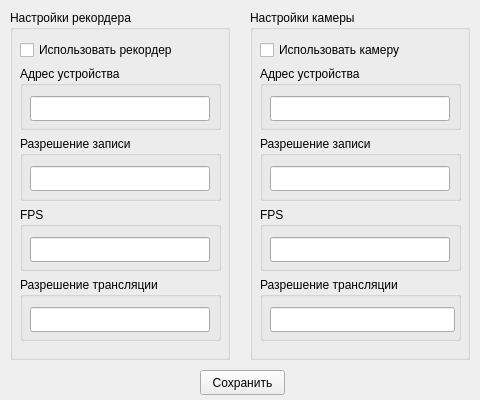
<?xml version="1.0" encoding="UTF-8"?>
<ui version="4.0">
 <class>SettingsWidget</class>
 <widget class="QWidget" name="SettingsWidget">
  <property name="geometry">
   <rect>
    <x>0</x>
    <y>0</y>
    <width>480</width>
    <height>400</height>
   </rect>
  </property>
  <property name="windowTitle">
   <string>Настройки</string>
  </property>
  <widget class="QPushButton" name="save_pushButton">
   <property name="geometry">
    <rect>
     <x>200</x>
     <y>370</y>
     <width>85</width>
     <height>25</height>
    </rect>
   </property>
   <property name="text">
    <string>Сохранить</string>
   </property>
  </widget>
  <widget class="QGroupBox" name="VCap_groupBox">
   <property name="geometry">
    <rect>
     <x>10</x>
     <y>10</y>
     <width>220</width>
     <height>350</height>
    </rect>
   </property>
   <property name="title">
    <string>Настройки рекордера</string>
   </property>
   <widget class="QWidget" name="verticalLayoutWidget">
    <property name="geometry">
     <rect>
      <x>10</x>
      <y>30</y>
      <width>201</width>
      <height>301</height>
     </rect>
    </property>
    <layout class="QVBoxLayout" name="verticalLayout">
     <item>
      <widget class="QCheckBox" name="VCap_use_checkBox">
       <property name="text">
        <string>Использовать рекордер</string>
       </property>
      </widget>
     </item>
     <item>
      <widget class="QGroupBox" name="VCap_address_groupBox">
       <property name="title">
        <string>Адрес устройства</string>
       </property>
       <widget class="QLineEdit" name="VCap_address_lineEdit">
        <property name="geometry">
         <rect>
          <x>10</x>
          <y>30</y>
          <width>180</width>
          <height>25</height>
         </rect>
        </property>
       </widget>
      </widget>
     </item>
     <item>
      <widget class="QGroupBox" name="VCap_record_resolution_groupBox">
       <property name="title">
        <string>Разрешение записи</string>
       </property>
       <widget class="QLineEdit" name="VCap_record_resolution_lineEdit">
        <property name="geometry">
         <rect>
          <x>10</x>
          <y>30</y>
          <width>180</width>
          <height>25</height>
         </rect>
        </property>
       </widget>
      </widget>
     </item>
     <item>
      <widget class="QGroupBox" name="VCap_FPS_groupBox">
       <property name="title">
        <string>FPS</string>
       </property>
       <widget class="QLineEdit" name="VCap_FPS_lineEdit">
        <property name="geometry">
         <rect>
          <x>10</x>
          <y>30</y>
          <width>180</width>
          <height>25</height>
         </rect>
        </property>
       </widget>
      </widget>
     </item>
     <item>
      <widget class="QGroupBox" name="VCap_stream_resolution_groupBox">
       <property name="title">
        <string>Разрешение трансляции</string>
       </property>
       <widget class="QLineEdit" name="VCap_stream_resolution_lineEdit">
        <property name="geometry">
         <rect>
          <x>10</x>
          <y>30</y>
          <width>180</width>
          <height>25</height>
         </rect>
        </property>
       </widget>
      </widget>
     </item>
    </layout>
   </widget>
  </widget>
  <widget class="QGroupBox" name="Camera_groupBox">
   <property name="geometry">
    <rect>
     <x>250</x>
     <y>10</y>
     <width>220</width>
     <height>350</height>
    </rect>
   </property>
   <property name="title">
    <string>Настройки камеры</string>
   </property>
   <widget class="QWidget" name="verticalLayoutWidget_2">
    <property name="geometry">
     <rect>
      <x>10</x>
      <y>30</y>
      <width>201</width>
      <height>301</height>
     </rect>
    </property>
    <layout class="QVBoxLayout" name="verticalLayout_2">
     <property name="leftMargin">
      <number>0</number>
     </property>
     <item>
      <widget class="QCheckBox" name="Camera_use_checkBox">
       <property name="text">
        <string>Использовать камеру</string>
       </property>
      </widget>
     </item>
     <item>
      <widget class="QGroupBox" name="Camera_address_groupBox">
       <property name="title">
        <string>Адрес устройства</string>
       </property>
       <widget class="QLineEdit" name="Camera_address_lineEdit">
        <property name="geometry">
         <rect>
          <x>10</x>
          <y>30</y>
          <width>180</width>
          <height>25</height>
         </rect>
        </property>
       </widget>
      </widget>
     </item>
     <item>
      <widget class="QGroupBox" name="Camera_record_resolution_groupBox">
       <property name="title">
        <string>Разрешение записи</string>
       </property>
       <widget class="QLineEdit" name="Camera_record_resolution_lineEdit">
        <property name="geometry">
         <rect>
          <x>10</x>
          <y>30</y>
          <width>180</width>
          <height>25</height>
         </rect>
        </property>
       </widget>
      </widget>
     </item>
     <item>
      <widget class="QGroupBox" name="Camera_FPS_groupBox">
       <property name="title">
        <string>FPS</string>
       </property>
       <widget class="QLineEdit" name="Camera_FPS_lineEdit">
        <property name="geometry">
         <rect>
          <x>10</x>
          <y>30</y>
          <width>180</width>
          <height>25</height>
         </rect>
        </property>
       </widget>
      </widget>
     </item>
     <item>
      <widget class="QGroupBox" name="Camera_stream_resolution_groupBox">
       <property name="title">
        <string>Разрешение трансляции</string>
       </property>
       <widget class="QLineEdit" name="Camera_stream_resolution_lineEdit">
        <property name="geometry">
         <rect>
          <x>10</x>
          <y>30</y>
          <width>185</width>
          <height>25</height>
         </rect>
        </property>
       </widget>
      </widget>
     </item>
    </layout>
   </widget>
  </widget>
 </widget>
 <resources/>
 <connections/>
</ui>
